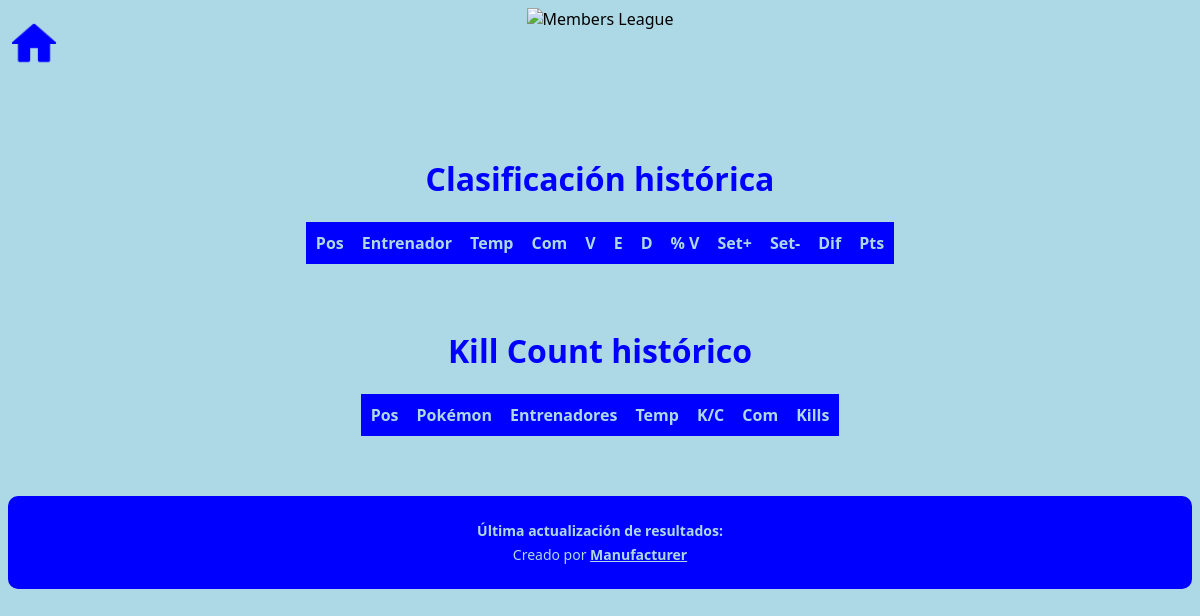
/competiciones/members_league.php, run on an earlier commit of the app's database.
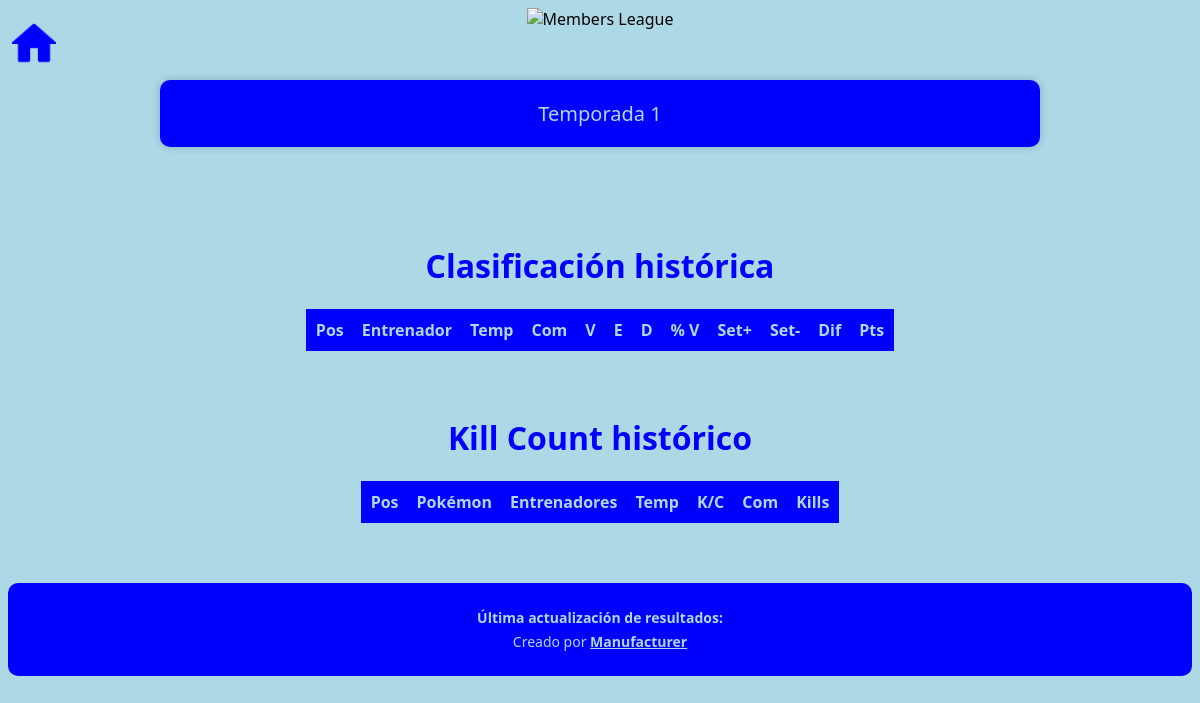
And on a later commit of the database.
### tables this page shows
CREATE TABLE `competiciones_temporadas` (
  `id` int(11) NOT NULL,
  `competicion_id` int(11) NOT NULL,
  `temporada_id` int(11) NOT NULL,
  `jornadas` int(11) DEFAULT NULL,
  `grupos` int(11) DEFAULT NULL,
  `sets_fase` int(11) DEFAULT NULL,
  `sets_final` int(11) DEFAULT NULL,
  `fecha_actualizacion` datetime DEFAULT NULL,
  `segunda_de_id` int(11) DEFAULT NULL
);

CREATE TABLE `temporadas` (
  `id` int(11) NOT NULL,
  `numero` int(11) NOT NULL,
  `estado` enum('en_curso','finalizada') NOT NULL
);

### includes/clasificacion.php (called while the page is built, shortened)
<?php
function obtenerClasificacionHistoricaMembers($conn)
{
    $miembros = [];
    $killCount = [];
    $sql = "
        SELECT
            e.id AS equipo_id,
            e.miembro_id,
            e.competicion_temporada_id,
            m.nombre,
            m.imagen,
            t.numero AS temporada
        FROM members_equipos e
        INNER JOIN members_miembros m
            ON m.id = e.miembro_id
        INNER JOIN competiciones_temporadas ct
            ON ct.id = e.competicion_temporada_id
        INNER JOIN temporadas t
            ON t.id = ct.temporada_id
        INNER JOIN competiciones c
            ON c.id = ct.competicion_id
        WHERE c.tipo = 'members'
        ORDER BY
            t.numero ASC,
            e.miembro_id ASC
    ";
    $resultado = $conn->query($sql);
    uasort($miembros, function ($a, $b) {
        if ($a["puntos"] != $b["puntos"]) {
            return $b["puntos"] <=> $a["puntos"];
        }
        if ($a["diferencia"] != $b["diferencia"]) {
            return $b["diferencia"] <=> $a["diferencia"];
        }
        if ($a["kills_favor"] != $b["kills_favor"]) {
            return $b["kills_favor"] <=> $a["kills_favor"];
        }
        return strcasecmp($a["nombre"], $b["nombre"]);
    });
    return [
        "clasificacion" => array_values($miembros),
        "killCount" => array_values($killCount)
    ];
}

### competiciones/members_league.php (the view, shortened to what this page needs)
<?php
require_once '../config/conexion.php';
require_once '../includes/clasificacion.php';
$competicion = 17;
$sql = "SELECT
            ct.id,
            t.numero
        FROM competiciones_temporadas ct
        JOIN temporadas t ON ct.temporada_id = t.id
        WHERE ct.competicion_id = ?
        ORDER BY t.numero";
$stmt = $conn->prepare($sql);
$stmt->bind_param("i", $competicion);
$stmt->execute();
$resultado = $stmt->get_result();
$historicaMembers = obtenerClasificacionHistoricaMembers($conn);
?>
<!DOCTYPE html>
<html lang="es">
<head>
    <header>
    <div>
            <img src="../img/logos/members_league.png" alt="Members League" class="logos">
        </div>
</header>
    <link rel="stylesheet" href="../css/style.css">
</head>
<body>
    <a href="../index.php" class="btn-inicio">
        <img src="../img/inicio.png" alt="Inicio">
    </a>
    <div class="tarjetas">
        <?php while ($fila = $resultado->fetch_assoc()) { ?>
            <a href="../temporada.php?id=<?php echo $fila['id']; ?>">
                Temporada <?php echo $fila['numero']; ?>
            </a>
        <?php } ?>
    </div>
<br><br><br>
    <h1>Clasificación histórica</h1>
<div class="clasificacion-contenedor clasificacion-members historica-members">
    <div class="clasificacion-columna">
        <table>
            <tr>
                <th>Pos</th>
                <th>Entrenador</th>
                <th>Temp</th>
                <th>Com</th>
                <th>V</th>
                <th>E</th>
                <th>D</th>
                <th>% V</th>
                <th>Set+</th>
                <th>Set-</th>
                <th>Dif</th>
                <th>Pts</th>
            </tr>
        </table>
    </div>
</div>
<br><br>
<h1>Kill Count histórico</h1>
<div class="clasificacion-contenedor">
    <div class="clasificacion-columna">
        <table>
            <tr>
                <th>Pos</th>
                <th>Pokémon</th>
                <th>Entrenadores</th>
                <th>Temp</th>
                <th>K/C</th>
                <th>Com</th>
                <th>Kills</th>
            </tr>
        </table>
    </div>
</div>
<?php include '../includes/footer.php'; ?>
</body>
</html>

What changed in the data, as far as the page shows it:
added competiciones_temporadas: temporada.numero "1"
